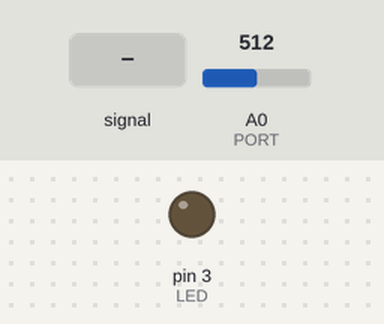
A sketch run on a simulated Arduino Uno, built with avr-gcc and run on an emulated ATmega328P. Shown: output pins drawn as LEDs (lit = HIGH). The test bench sets the inputs (shaded band); at power-on: A0 (PORT) = 512.

Above: at 0.1 s.
At 1.2 s:
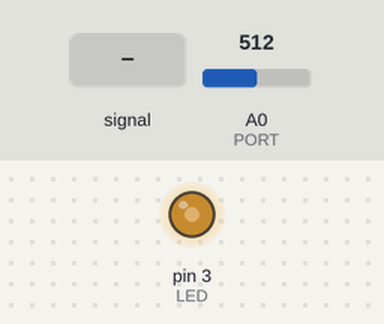
Timing chart, 0 to 1.1 s (numbered marks = the images above; inputs shaded):
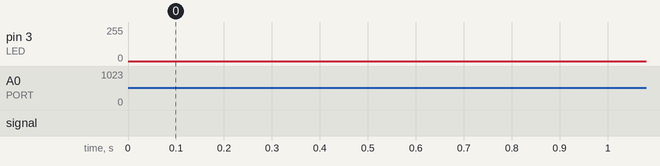

The sketch:

aula11-Map.ino
```cpp
#define LED 3
#define PORT A0

void setup() {
  pinMode(LED, OUTPUT);
  pinMode(PORT, INPUT);
}

void loop() {
  // Analógico = 0 a 1023
  // PWM = 0 a 255

  analogWrite(LED, analogRead(PORT) / 4);
  /*Sintaxe do map:
  map(leitura,
  min_val_entrada, max_val_entrada,
   min_val_saida, max_val_saida)
  */

 analogWrite(LED, map(analogRead(PORT), 0, 1023, 0, 255));
}
```
